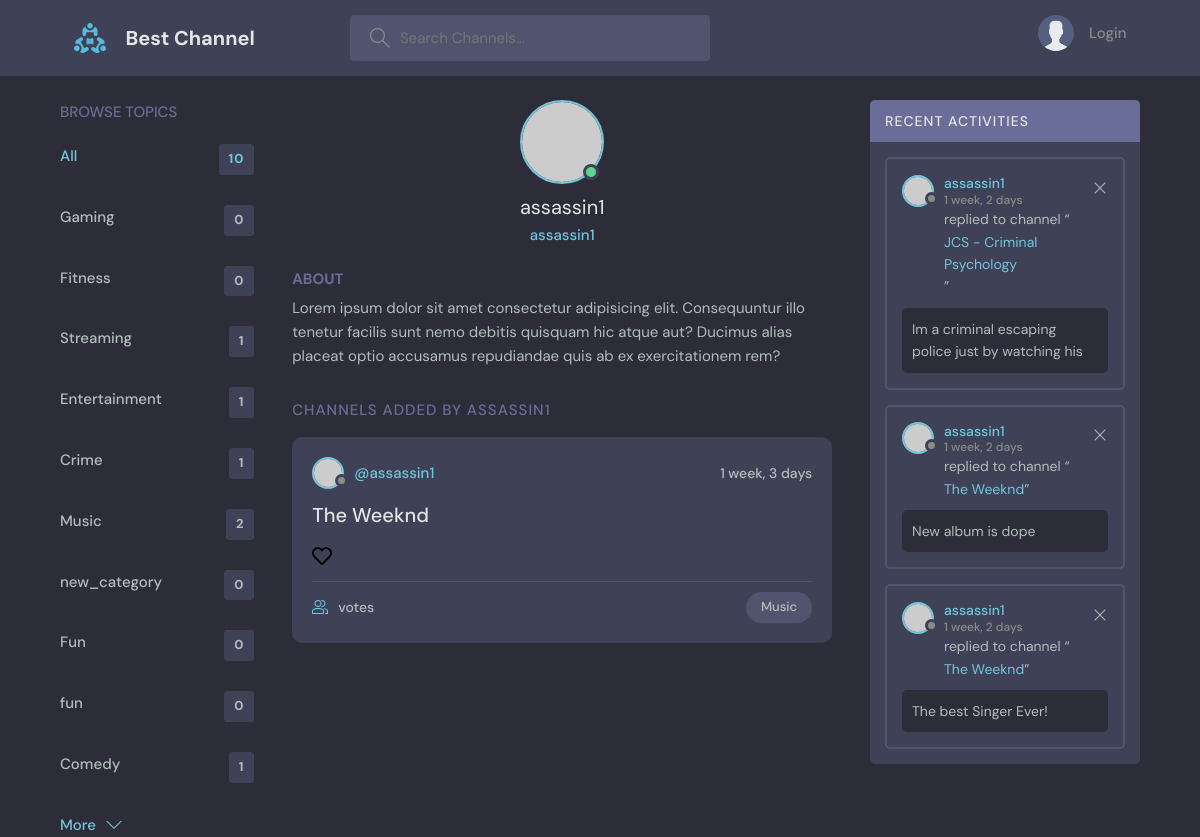
The page /profile/3 on the database its author committed.
### base/models.py (models this page shows, shortened)
class Topic(models.Model):
    name = models.CharField(max_length=50)

class Room(models.Model):
    host = models.ForeignKey(User, on_delete=models.SET_NULL, null=True)
    topic = models.ForeignKey(Topic, on_delete=models.SET_NULL, null=True)
    name = models.CharField(max_length=200)
    link = models.CharField(max_length=500, default="Some Error Occured")
    voters = models.ManyToManyField(User, related_name="voters", blank=True)
    description = models.TextField(null=True, blank=True)
    updated = models.DateTimeField(auto_now=True)
    created = models.DateTimeField(auto_now_add=True)
    class Meta:
        ordering = ["-updated", "-created"]

class Message(models.Model):
    user = models.ForeignKey(User, on_delete=models.CASCADE)
    room = models.ForeignKey(Room, on_delete=models.CASCADE)
    body = models.TextField()
    updated = models.DateTimeField(auto_now=True)
    created = models.DateTimeField(auto_now_add=True)
    class Meta:
        ordering = ["-updated", "-created"]
    def __str__(self):
        return self.body[0:50]

### base/views.py (the view)
# urls.py: path("profile/<str:pk>", views.userProfile, name="user-profile"),
def userProfile(request, pk):
    user = User.objects.get(id=pk)
    rooms = user.room_set.all()
    room_messages = user.message_set.all()
    topics = Topic.objects.all()
    context = {
        "user": user,
        "rooms": rooms,
        "room_messages": room_messages,
        "topics": topics,
    }
    return render(request, "base/profile.html", context)

### base/templates/base/profile.html (shortened to what this page needs)
{% extends 'main.html' %}
{%block content%}
<main class="profile-page layout layout--3">
  <div class="container">
    {% include 'base/topics_component.html' %}
    <div class="roomList">
      <div class="profile">
        <div class="profile__avatar">
          <div class="avatar avatar--large active">
            <img src="https://randomuser.me/api/portraits/men/11.jpg" />
          </div>
        </div>
        <div class="profile__info">
          <h3>{{user.username}}</h3>
          <p>{{user.username}}</p>
        </div>
        <div class="profile__about">
          <h3>About</h3>
          <p>
            Lorem ipsum dolor sit amet consectetur adipisicing elit. Consequuntur illo tenetur
            facilis sunt nemo debitis quisquam hic atque aut? Ducimus alias placeat optio
            accusamus repudiandae quis ab ex exercitationem rem?
          </p>
        </div>
      </div>
      <div class="roomList__header">
        <div>
          <h2>Channels added by {{user.username}}</a>
          </h2>
        </div>
      </div>
      {% include 'base/feed_component.html' %}
    </div>
    {%include 'base/activity_component.html'%}
  </div>
</main>
{% endblock content %}

### base/templates/base/topics_component.html
<div class="topics">
    <div class="topics__header">
        <h2>Browse Topics</h2>
    </div>
    <ul class="topics__list">
        <li>
            <a href="{%url 'home' %}" class="active">All <span>{{topics.count}}</span></a>
        </li>
        {%for topic in topics%}
        <li>
            <a href="{%url 'home' %}?q={{topic.name}}">{{topic.name}} <span>{{topic.room_set.all.count}}</span></a>
        </li>
        {%endfor%}
    </ul>
    <a class="btn btn--link" href="topics.html">
        More
        <svg version="1.1" xmlns="http://www.w3.org/2000/svg" width="32" height="32" viewBox="0 0 32 32">
            <title>chevron-down</title>
            <path d="M16 21l-13-13h-3l16 16 16-16h-3l-13 13z"></path>
        </svg>
    </a>
</div>

### base/templates/base/feed_component.html (shortened to what this page needs)
{% load static %}
{% for room in rooms %}
<div class="roomListRoom">
    <div class="roomListRoom__header">
        <a href="{% url 'user-profile' room.host.id %}" class="roomListRoom__author">
            <div class="avatar avatar--small">
                <img src="https://randomuser.me/api/portraits/women/11.jpg" />
            </div>
            <span>@{{room.host.username}}</span>
        </a>
        <div class="roomListRoom__actions">
            <span>{{room.created | timesince}}</span>
        </div>
    </div>
    <div class="roomListRoom__content">
        <a href="{% url 'room' room.id %}">{{room.name}}</a>
        {% if room.voted %}
        <a href="{% url 'unvote-room' room.id%}" class="header__logo like__button">
            <img src="{%static 'images/heart-solid.svg'%}" />
        </a>
        {% else %}
        <a href="{% url 'upvote-room' room.id%}" class="header__logo like__button">
            <img src="{%static 'images/heart-regular.svg'%}" />
        </a>
        {% endif %}
    </div>
    <div class="roomListRoom__meta">
        <a href="{% url 'room' room.id %}" class="roomListRoom__joined">
            {{room.v_count}} votes
        </a>
        <p class="roomListRoom__topic">{{room.topic.name}}</p>
    </div>
</div>
{% endfor %}

### base/templates/base/activity_component.html
<div class="activities">
    <div class="activities__header">
        <h2>Recent Activities</h2>
    </div>
    {%for message in room_messages%}
    <div class="activities__box">
        <div class="activities__boxHeader roomListRoom__header">
            <a href="{% url 'user-profile' message.user.id%}" class="roomListRoom__author">
                <div class="avatar avatar--small">
                    <img src="https://randomuser.me/api/portraits/women/11.jpg" />
                </div>
                <p>
                    {{message.user.username}}
                    <span>{{message.created | timesince}}</span>
                </p>
            </a>
            <div class="roomListRoom__actions">
                <a href="#">
                    <svg version="1.1" xmlns="http://www.w3.org/2000/svg" width="32" height="32" viewBox="0 0 32 32">
                        <title>remove</title>
                        <path
                            d="M27.314 6.019l-1.333-1.333-9.98 9.981-9.981-9.981-1.333 1.333 9.981 9.981-9.981 9.98 1.333 1.333 9.981-9.98 9.98 9.98 1.333-1.333-9.98-9.98 9.98-9.981z">
                        </path>
                    </svg>
                </a>
            </div>
        </div>
        <div class="activities__boxContent">
            <p>replied to channel “<a href="{% url 'room' message.room.id %}">{{message.room.name}}</a>”</p>
            <div class="activities__boxRoomContent">
                {{message}}
            </div>
        </div>
    </div>
    {%endfor%}
</div>

### rows shown on the page
Topic: name "Gaming", room_set.all.count "0"
Topic: name "Fitness", room_set.all.count "0"
Topic: name "Streaming", room_set.all.count "1"
Topic: name "Entertainment", room_set.all.count "1"
Topic: name "Crime", room_set.all.count "1"
Topic: name "Music", room_set.all.count "2"
Topic: name "new_category", room_set.all.count "0"
Topic: name "Fun", room_set.all.count "0"
Topic: name "fun", room_set.all.count "0"
Topic: name "Comedy", room_set.all.count "1"
Room: host.username "assassin1", created "1 week, 3 days", name "The Weeknd", topic.name "Music"
Message: user.username "assassin1", created "1 week, 2 days", room.name "JCS - Criminal Psychology", body "Im a criminal escaping police just by watching his"
Message: user.username "assassin1", created "1 week, 2 days", room.name "The Weeknd", body "New album is dope"
Message: user.username "assassin1", created "1 week, 2 days", room.name "The Weeknd", body "The best Singer Ever!"

### other values the page prints
{{ topics.count }} "10"
{{ user.username }} "assassin1"
{{ user.username }} "ASSASSIN1"
